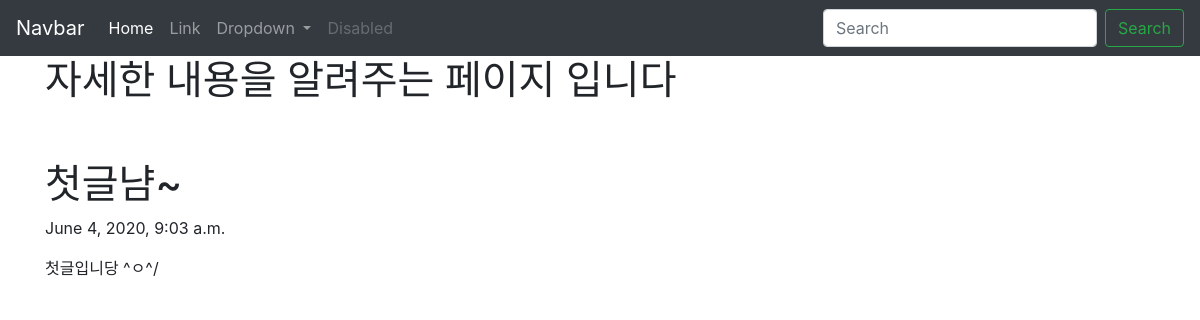
The page /blog/1 on the database its author committed.
### blogapp/models.py (models this page shows, shortened)
class Blog(models.Model):
    title=models.CharField(max_length=200)
    pub_data = models.DateTimeField('date published')
    body = models.TextField()

### blogapp/views.py (the view)
# urls.py: path('<int:blog_id>',blogapp.views.detail, name="detail"),
def detail(request, blog_id):
    details = get_object_or_404(Blog, pk=blog_id)
    return render(request, 'detail.html', {'details':details})

### blogapp/templates/detail.html (shortened to what this page needs)
<head>
        <link rel="stylesheet" href="https://stackpath.bootstrapcdn.com/bootstrap/4.5.0/css/bootstrap.min.css">
</head>
<body>
    <nav class="navbar navbar-expand-lg navbar-dark bg-dark">
  <a class="navbar-brand" href="#">Navbar</a>
  <div class="collapse navbar-collapse" id="navbarSupportedContent">
    <ul class="navbar-nav mr-auto">
      <li class="nav-item active">
        <a class="nav-link" href="#">Home <span class="sr-only">(current)</span></a>
      </li>
      <li class="nav-item">
        <a class="nav-link" href="#">Link</a>
      </li>
      <li class="nav-item dropdown">
        <a class="nav-link dropdown-toggle" href="#" id="navbarDropdown" role="button" data-toggle="dropdown" aria-haspopup="true" aria-expanded="false">
          Dropdown
        </a>
      </li>
      <li class="nav-item">
        <a class="nav-link disabled" href="#" tabindex="-1" aria-disabled="true">Disabled</a>
      </li>
    </ul>
    <form class="form-inline my-2 my-lg-0">
      <input class="form-control mr-sm-2" type="search" placeholder="Search" aria-label="Search">
      <button class="btn btn-outline-success my-2 my-sm-0" type="submit">Search</button>
    </form>
  </div>
</nav>
    <div class="container">
        <h1>자세한 내용을 알려주는 페이지 입니다</h1>
        <br><br>
        <h1>{{details.title}}</h1>
        <p>{{details.pub_data}}</p>
        <p>{{details.body}}</p>
    </div>
</body>

### rows shown on the page
Blog: title "첫글냠~", pub_data "June 4, 2020, 9:03 a.m.", body "첫글입니당 ^ㅇ^/"
